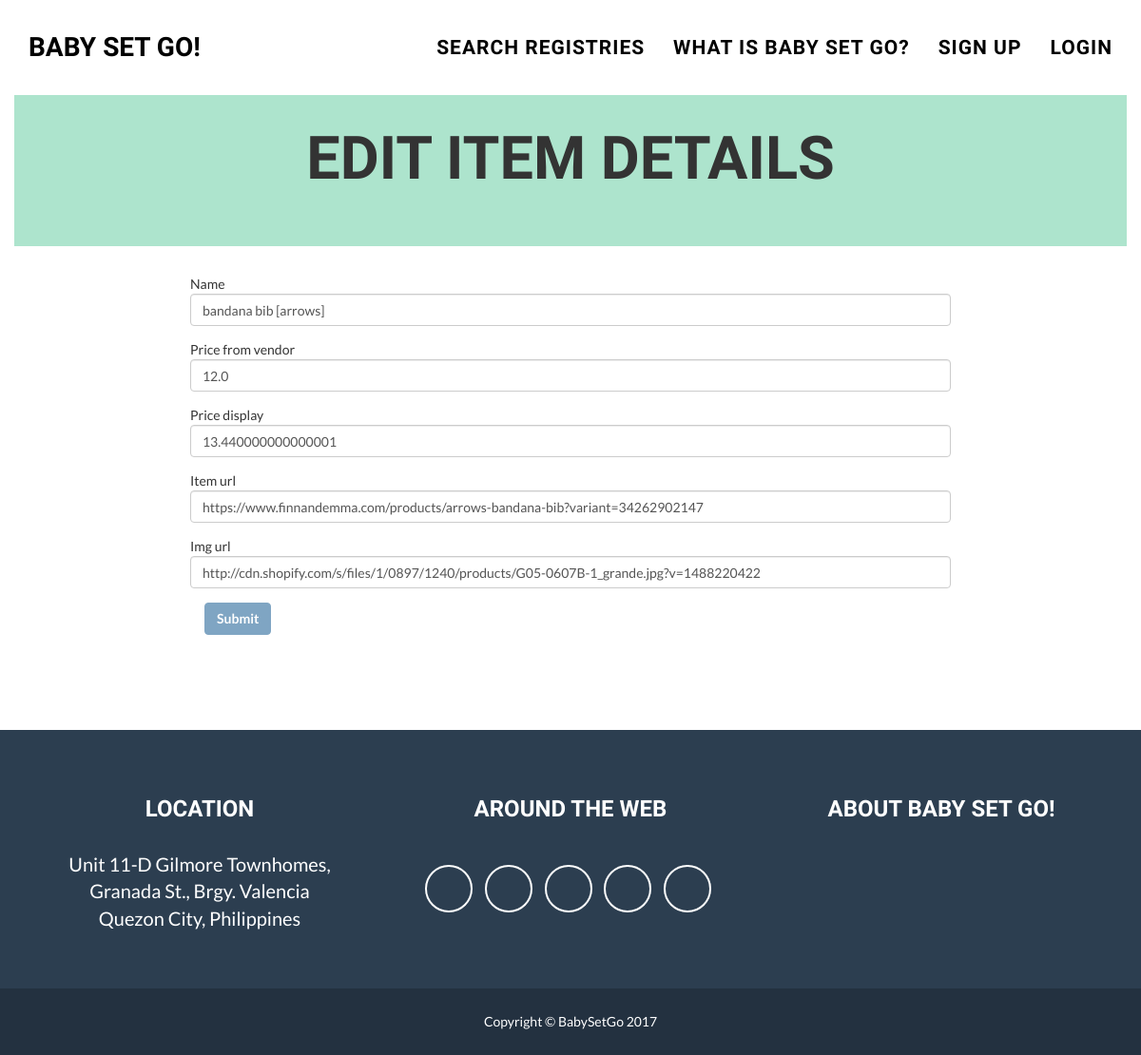
The app's page /registry/registryitem/update/6/ with its own data.
### registry/models.py (models this page shows, shortened)
class RegistryItem(models.Model):
    id = models.AutoField(primary_key=True)
    name = models.CharField(max_length=255)
    slug = extension_fields.AutoSlugField(populate_from='id', blank=True)
    created = models.DateTimeField(auto_now_add=True, editable=False)
    last_updated = models.DateTimeField(auto_now=True, editable=False)
    bought_by = models.TextField(max_length=1000, null=True, blank=True)
    message = models.TextField(max_length=10000, null=True, blank=True)
    bought = models.BooleanField()
    price_from_vendor = models.TextField(max_length=100)
    price_display = models.TextField(max_length=100)
    item_url = models.TextField(max_length=300)
    img_url =  models.TextField(max_length=300)
    item_notes = models.TextField(max_length=300)
    quantity = models.IntegerField()
    quantity_bought = models.IntegerField()
    registry = models.ForeignKey('registry.Registry', )
    class Meta:
        ordering = ('-created',)

### registry/views.py (the view, shortened to what this page needs)
# urls.py: url(r'^registry/registryitem/update/(?P<pk>\S+)/$', views.RegistryItemUpdateView.as_view(), name='registry_registryitem_update'),
class RegistryItemUpdateView(UpdateView):
    model = RegistryItem
    form_class = RegistryItemForm
    template_name = 'registry/registryitem_update.html'

### users/forms.py (shortened to what this page needs)
class LoginForm(forms.Form):
    email = forms.CharField(label=_("Email"), required=True,
                            widget=forms.TextInput(attrs={'placeholder': _('Your email')}))
    password = forms.CharField(label=_("Password"), max_length=32,
                               widget=forms.PasswordInput(attrs={'placeholder': _('Your password')}),
                               required=True, validators=[
                                    RegexValidator(
                                        regex=is_password_secure,
                                        code=_('Invalid password'))],)

### registry/forms.py
class RegistryItemForm(forms.ModelForm):
    class Meta:
        model = RegistryItem
        fields = ['name', 'price_from_vendor', 'price_display', 'item_url', 'img_url']
        widgets = {
            'name' : forms.TextInput(attrs={'class': "form-control"}),
            'price_display' : forms.NumberInput(attrs={'class': "form-control"}),
            'price_from_vendor' : forms.TextInput(attrs={'class': "form-control"}),
            'item_url' : forms.TextInput( attrs={'class': "form-control"}),
            'img_url' : forms.TextInput(attrs={'class':'form-control'}),
        }

### base/context_processors.py (called while the page is built)
def breadcrumbs(request):
    try:
        view_name = resolve(request.path_info).url_name
    except:
        return {}
    if view_name in breadcrumbs_views:
        return {'breadcrumbs': breadcrumbs_views[view_name]}
    return {}

def add_login_form(request):
    return {
        'login_form': LoginForm(),
    }

### registry/templates/registry/registryitem_update.html (shortened to what this page needs)
{% extends "baby/base.html" %}
{% load static %}
{% load crispy_forms_tags %}
{% block content %}
<link rel="stylesheet" href="https://ajax.googleapis.com/ajax/libs/jqueryui/1.11.4/themes/smoothness/jquery-ui.css">
<div class="contact-wrapper">
    <div class="container jumbotron">
        <h1>Edit Item Details</h1>
    </div>
    <div class="container inner-section">
        <form action="" method="post" class="">
            {% if form %}
                {% for field in form %}
                <div class="form-group row">
                    {{ field.label }}
                    {{ field }}
                </div>
                {% endfor %}
            {% endif %}
          <button type="submit" class="btn btn-primary">Submit</button>
        </form>
    </div>
</div>
{% endblock %}

### base/static/css/freelancer.css (style rules this page uses)
body { font-family: 'Lato', 'Helvetica Neue', Helvetica, Arial, sans-serif; overflow-x: hidden; }
h1, h2, h3, h4, h5, h6 { font-family: "Bubbler One", "Helvetica Neue", Helvetica, Arial, sans-serif; text-transform: uppercase; font-weight: 700; }
.btn-primary { color: white; background-color: #7FA5C3; border-color: #7FA5C3; font-weight: 700; }
.jumbotron { margin-top: 48px; }

### base/static/css/baby_theme.css (style rules this page uses)
.jumbotron { background-color: #ade4cd; text-align: center; }
.inner-section { padding-left: 150px; padding-right: 150px; }
@media (min-width: 768px) { .inner-section { padding-left: 200px; padding-right: 200px; } }

### records on screen
RegistryItem: form "bandana bib [arrows]" "12.0" "13.440000000000001" "https://www.finnandemma.com/products/arrows-bandana-bib?variant=34262902147" "http://cdn.shopify.com/s/files/1/0897/1240/products/G05-0607B-1_grande.jpg?v=1488220422"

### other values on screen
{{ field.label }} "Name" "Price from vendor" "Price display" "Item url" "Img url"
